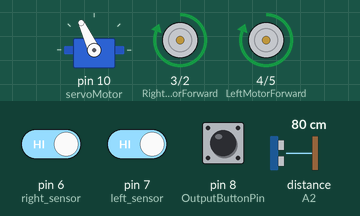
Simulated run of this sketch. Board: Arduino Uno, built with avr-gcc and run on an emulated ATmega328P. Shown: servo, motor-driver pin pairs drawn as motors (green arrow = first pin HIGH = forward, orange = second pin HIGH = backward, longer = more drive). Inputs (shaded band) come from the test bench; at power-on: distance to the obstacle (sensor on A2) 80 cm, pin 8 (OutputButtonPin) HIGH, pin 6 (right_sensor) HIGH, pin 7 (left_sensor) HIGH. The echo pulse lasts 58.3 µs per cm.

Above: at 3.9 s.
4.0 s: distance to the obstacle (sensor on A2) set to 54 cm
5.5 s: distance to the obstacle (sensor on A2) set to 46 cm
At 6.5 s:
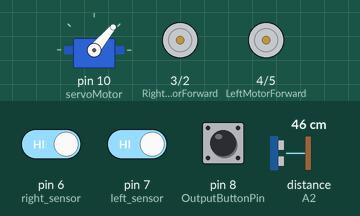
8.5 s: distance to the obstacle (sensor on A2) set to 60 cm
At 9.4 s:
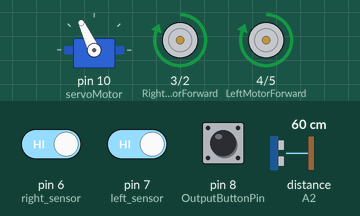
10.0 s: pin 8 (OutputButtonPin) pulled LOW for 0.15 s
At 11.1 s:
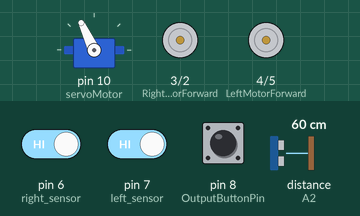
Timing chart, 0 to 12.6 s (numbered marks = the images above; inputs shaded):
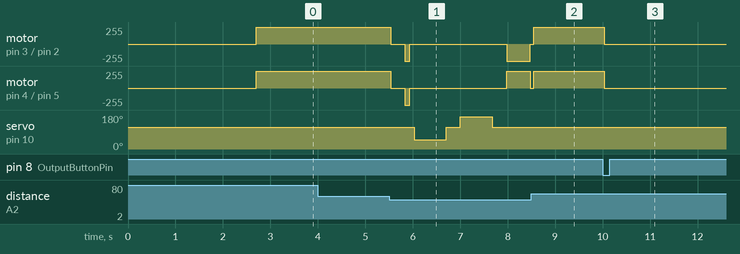

The sketch:

a_finalLikeSplitCode.ino
```cpp
#include <Servo.h>          //Servo motor library. This is standard library
#include <NewPing.h>        //Ultrasonic sensor function library.

//------ALL Pins DEFIN-------
const int OutputButtonPin = 8;
//const int InputButtonPin = 2;
const int LeftMotorForward = 4;
const int LeftMotorBackward = 5;
const int RightMotorForward = 3;
const int RightMotorBackward = 2;
int left_sensor = 7;
int right_sensor = 6;
 int a, b, c;
   int distanceRight = 0;
  int distanceLeft = 0;
#define maximum_distance 200
boolean goesForward = false;
int distance = 100;

#define triger_pin A1 //analog input 1
#define echo_pin A2 //analog input 2
NewPing sonar(triger_pin, echo_pin, maximum_distance); //sensor function
Servo servoMotor; // servo name

//---------Pins DEclaration-
```

b_Setup_function.ino
```cpp
void setup() { //------------Setup------------------

  //-------Mode Declaration------
  servoMotor.attach(10); //our servo pin
  pinMode( left_sensor, INPUT );
  pinMode( right_sensor, INPUT );
  pinMode(RightMotorForward, OUTPUT);
  pinMode(LeftMotorForward, OUTPUT);
  pinMode(LeftMotorBackward, OUTPUT);
  pinMode(RightMotorBackward, OUTPUT);

  //----------------
    servoMotor.write(115);
  delay(2000);
  distance = readPing();
  delay(100);
  distance = readPing();
  delay(100);
  distance = readPing();
  delay(100);
  distance = readPing();
  delay(100);
  //-----

  // Declaration------Mode of pins--------------------

}
```

c_loop_function.ino
```cpp
void loop()
{
   c = digitalRead( OutputButtonPin );

     if ( c == 0  )
        {
            LineFollowing();

        }
     else
       {
          runObsticalAvoidence();
       }


}
//---------------------------------------------------------------------------------=----
```

d_line_following.ino
```cpp
void LineFollowing()
  {

  a= digitalRead( left_sensor );
  b= digitalRead( right_sensor );

  if ( a==0 && b==0 )
  {
    analogWrite( LeftMotorForward, 150 );
    analogWrite( RightMotorForward, 150 );
  }

  if ( a==1 && b==1 )
  {
    analogWrite( LeftMotorForward, 0 );
    analogWrite( RightMotorForward, 0 );
  }

if ( a==1 && b==0 )
  {
    analogWrite( LeftMotorForward, 0 );
    analogWrite( RightMotorForward, 100 );
  }
  if ( a==0 && b==1 )
  {
    analogWrite( LeftMotorForward, 100);
    analogWrite( RightMotorForward, 0);
  }


  }
```

e_functions_obstical.ino
```cpp
int readPing()
  {
    delay(70);
    int cm = sonar.ping_cm();
    if (cm == 0)
    {
      cm = 250;
    }
    return cm;
  }

int lookRight()

  {
    servoMotor.write(50);
    delay(500);
    int distance = readPing();
    delay(100);
    servoMotor.write(115);
    return distance;
  }

  int lookLeft() {
    servoMotor.write(170);
    delay(500);
    int distance = readPing();
    delay(100);
    servoMotor.write(115);
    return distance;
    delay(100);
  }

  void moveStop() {

    digitalWrite(RightMotorForward, LOW);
    digitalWrite(LeftMotorForward, LOW);
    digitalWrite(RightMotorBackward, LOW);
    digitalWrite(LeftMotorBackward, LOW);
  }

  void moveForward() {

    if (!goesForward) {

      goesForward = true;

      digitalWrite(LeftMotorForward, HIGH);
      digitalWrite(RightMotorForward, HIGH);

      digitalWrite(LeftMotorBackward, LOW);
      digitalWrite(RightMotorBackward, LOW);
    }
  }

  void moveBackward() {

    goesForward = false;

    digitalWrite(LeftMotorBackward, HIGH);
    digitalWrite(RightMotorBackward, HIGH);

    digitalWrite(LeftMotorForward, LOW);
    digitalWrite(RightMotorForward, LOW);

  }

  void turnRight() {

    digitalWrite(LeftMotorForward, HIGH);
    digitalWrite(RightMotorBackward, HIGH);

    digitalWrite(LeftMotorBackward, LOW);
    digitalWrite(RightMotorForward, LOW);

    delay(500);

    digitalWrite(LeftMotorForward, HIGH);
    digitalWrite(RightMotorForward, HIGH);

    digitalWrite(LeftMotorBackward, LOW);
    digitalWrite(RightMotorBackward, LOW);


  }

  void turnLeft() {

    digitalWrite(LeftMotorBackward, HIGH);
    digitalWrite(RightMotorForward, HIGH);

    digitalWrite(LeftMotorForward, LOW);
    digitalWrite(RightMotorBackward, LOW);

    delay(500);

    digitalWrite(LeftMotorForward, HIGH);
    digitalWrite(RightMotorForward, HIGH);

    digitalWrite(LeftMotorBackward, LOW);
    digitalWrite(RightMotorBackward, LOW);
  }
  //------------
```

e_obstical_avoidence.ino
```cpp
void runObsticalAvoidence()
{
//  ----------------------------------
  if (distance <= 50)
  {
    moveStop();
    delay(300);
    moveBackward();
    delay(100);
    moveStop();
    delay(100);
    distanceRight = lookRight();
    delay(300);
    distanceLeft = lookLeft();
    delay(300);

    if (distanceLeft <= distance  )
    {
      turnRight();
      moveStop();
    }
    else
    {
      turnLeft();
      moveStop();
    }
  }
  else
  {
    moveForward();
  }
  distance = readPing();
}
```

Measured:
- the behaviour switches between 50 and 49 cm on distance to the obstacle (sensor on A2) (found by bisection; images 0 and 1)
- after the input at 4.0 s, every drawn part: stays the same
- after the input at 8.5 s, servo on pin 10 (servoMotor): stays 115° (without the input it goes to 50° after 0.55 s)
- after the input at 10.0 s, motor on pin 3 (RightMotorForward) / pin 2 (RightMotorBackward), motor on pin 4 (LeftMotorForward) / pin 5 (LeftMotorBackward): forward 255/255 → stopped at once
